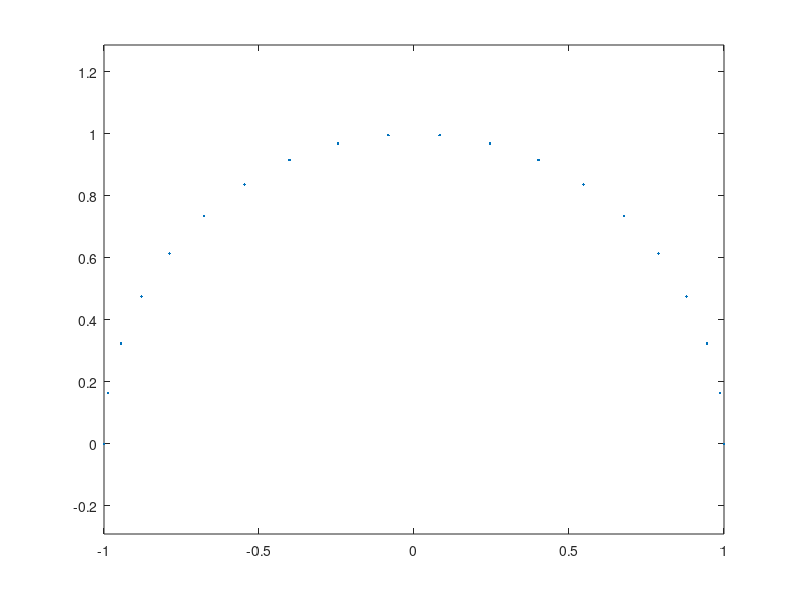

Reproduce this figure in MATLAB. (Note: this script raises an error after producing the figure.)
%% CHEBFUN GUIDE 5: COMPLEX CHEBFUNS
% Lloyd N. Trefethen, November 2009, last revision December 2013

%% 5.1  Complex functions of a real variable
% One of the attractive features of MATLAB(R) is that it handles complex
% arithmetic well. For example, here are 20 points on the upper half of the
% unit circle in the complex plane:
s = linspace(0,pi,20);
f = exp(1i*s);
plot(f,'.')
axis equal

%%
% In MATLAB(R), both the variables |i| and |j| are initialized as the
% imaginary unit $i\equiv\sqrt{-1}$, but this code uses |1i| instead
% (just as one might write, for example, $3+2i$ or $2.2-1.1i$).
% Writing the imaginary unit in this fashion is a common trick among
% MATLAB(R) programmers, for it avoids the risk of surprises caused by
% |i| or |j| having been overwritten by other values. The
% |<#MATLABDOC:axis axis equal>| command ensures that the real and
% imaginary axes are scaled equally.

%%
% Here is a Chebfun analogue.
s = chebfun(@(s) s,[0 pi]);
f = exp(1i*s);
plot(f)
axis equal

%%
% The Chebfun semicircle is represented by a polynomial of low degree:
length(f)
plot(f,'.-')
axis equal

%%
% We can have fun with variations on the theme:
subplot(1,2,1), g = s.*exp(10i*s); plot(g), axis equal
subplot(1,2,2), h = exp(2i*s)+.3*exp(20i*s); plot(h), axis equal

%%
subplot(1,2,1), plot(g.^2), axis equal
subplot(1,2,2), plot(exp(h)), axis equal

%%
% Such plots make pretty pictures, but as always with Chebfun, the
% underlying operations involve precise mathematics carried out to many
% digits of accuracy.  For example, the integral of $g$ is $-\pi i/10$,
sum(g)

%%
% and the integral of $h$ is zero:
sum(h)

%%
% Piecewise smooth complex chebfuns are also possible. For example, the
% following starts from a chebfun |z| defined as $(1+0.5i)s$ for $s$ on the
% interval $[0,1]$ and $1+0.5i-2(s-1)$ for $s$ on the interval $[1,2]$.
z = chebfun({@(s) (1+.5i)*s, @(s) 1+.5i-2*(s-1)},[0 1 2]);
subplot(1,2,1), plot(z), axis equal, grid on
subplot(1,2,2), plot(z.^2), axis equal, grid on

%%
% Actually, this way of constructing a piecewise chebfun is rather clumsy.
% An easier method is to use the *|<#CHEBDOC:chebjoin chebjoin>|* command,
% in which a construction like |<#CHEBDOC:chebjoin chebjoin>(f,g,h)|
% constructs a single chebfun with the same values as |f|, |g|, and |h|,
% but on a domain concatenated together.  Thus if the domains of |f|,
% |g|, |h| are $[a,b]$, $[c,d]$, and $[e,d]$, then
% |<#CHEBDOC:chebjoin chebjoin>(f,g,h)| has three pieces with domains
% $[a,b]$, $[b,b+(d-c)]$, $[b+(d-c),b+(d-c)+(d-e)]$.  Using this trick, we
% can construct the chebfun |z| above in the following alternative manner:
  s = chebfun(@(s) s,[0 1]);
  zz = join((1+.5i)*s, 1+.5i-2*s);
  norm(z-zz)

%% 5.2 Analytic functions and conformal maps
% A function is *analytic* if it is differentiable in the complex sense, or
% equivalently, if it has a convergent Taylor series near each point.
% Analytic functions do interesting things in the complex plane. In
% particular, away from points where the derivative is zero, they are
% *conformal maps*, which means that though they may scale and rotate an
% infinitesimal region, they preserve angles between intersecting curves.

%%
% For example, suppose we define |R| to be a chebfun corresponding to the
% four sides of a rectangle and we define |X| to be another chebfun
% corresponding to a cross inside |R|.
s = chebfun('s',[0 1]);
R = join(1+s, 2+2i*s, 2+2i-s, 1+2i-2i*s);
LW = 'linewidth'; lw1 = 2; lw2 = 3;
clf, subplot(1,2,1), plot(R,LW,lw2), grid on, axis equal
X = join(1.3+1.5i+.4*s, 1.5+1.3i+.4i*s);
hold on, plot(X,'r',LW,lw2)

%%
% Here we see what happens to |R| and |X| under the maps
% $z \mapsto z^2$ and $z \mapsto e^z$:
clf
subplot(1,2,1), plot(R.^2,LW,lw1), grid on, axis equal
hold on, plot(X.^2,'r',LW,lw2)
subplot(1,2,2), plot(exp(R),LW,lw1), grid on, axis equal
hold on, plot(exp(X),'r',LW,lw2)

%%
% We can take the same idea further and construct a grid in the complex
% plane, each segment of which is a piece of a chebfun that happens to be
% linear.  In this case we accumulate the various pieces as successive
% columns of a *quasimatrix*, i.e., a "matrix" whose columns are chebfuns.
  x = chebfun(@(x) x);
  S = chebfun;                  % make an empty chebfun
  for d = -1:.2:1
    S = [S d+1i*x 1i*d+x];      % add 2 more lines to the collection
  end
  clf, subplot(1,2,1), plot(S), axis equal

%%
% Here are the exponential and tangent of the grid:
  subplot(1,2,1), plot(exp(S)), axis equal
  subplot(1,2,2), plot(tan(S)), axis equal

%%
% Here is a sequence that puts all three images together on a single scale:
  clf
  plot(S), hold on
  plot(1.6+exp(S))
  plot(6.6+tan(S))
  axis equal, axis off

%%
% A particularly interesting set of conformal maps are the *Moebius
% transformations*, the rational functions of the form $(az+b)/(cz+d)$ for
% constants $a,b,c,d$.  For example, here is a square and its image under the
% map $w = (1+z)^{-1}$, and the image of the image under the same map, and the
% image of the image of the image.  We also plot the limit point given by
% the equation $z = (1+z)^{-1}$, i.e., $z = \frac12 (\sqrt5-1)$.
moebius = @(z) 1./(1+z);
s = chebfun(@(s) s,[0 1]);
S = join(-.5i+s, 1-.5i+1i*s, 1+.5i-s, .5i-1i*s);
clf
for j = 1:3
  S = [S moebius(S(:,j))];
end
plot(S)
hold on, axis equal
plot((sqrt(5)-1)/2,0,'.k','markersize',4)

%%
% Here's a prettier version of the same image using the Chebfun
% *|<#CHEBDOC:fill fill>|* command.
S = join(-.5i+s, 1-.5i+1i*s, 1+.5i-s, .5i-1i*s);
clf
fill(real(S),imag(S),[.5 .5 1]), axis equal, hold on
S = moebius(S); fill(real(S),imag(S),[.5 1 .5])
S = moebius(S); fill(real(S),imag(S),[1 .5 .5])
S = moebius(S); fill(real(S),imag(S),[.5 1 1 ])
plot((sqrt(5)-1)/2,0,'.k','markersize',4)
axis off

%% 5.3 Contour integrals
% If $s$ is a real parameter and $z(s)$ is a complex function of $s$,
% then we can define a contour integral in the complex plane like this:
%
% \[  \int f(z(s)) z'(s) ds.  \]
%
% The contour in question is the curve described by $z(s)$ as $s$ varies
% over its range.

%%
% For example, in the example at the end of <guide5.html Section 5.1>
% the contour consists of two straight segments that begin at $0$ and
% end at $-1+0.5i$.  We can compute the integral of $e^{-z^2}$ over
% the contour like this:
  f = exp(-z.^2);
  I = sum(f.*diff(z))

%%
% Notice how easily the contour integral is realized in Chebfun, even over
% a contour consisting of several pieces. This particular integral is
% related to the complex error function [Weideman 1994].
  
%%
% According to *Cauchy's theorem*, the integral of an analytic function
% around a closed curve is zero, or equivalently, the integral between two
% points $z_1$ and $z_2$ is path-independent.  To verify this, we can
% compute the same integral over the straight segment going directly
% from $0$ to $-1+0.5i$:
  w = chebfun('(-1+.5i)*s',[0 1]);
  f = exp(-w.^2);
  I2 = sum(f.*diff(w))

%%
% A *meromorphic function* is a function that is analytic in a region of
% interest in the complex plane apart from possible poles. According to the
% *Cauchy integral formula*, $1/(2\pi i)$ times the integral of a
% meromorphic function $f$ around a closed contour is equal to the sum
% of the residues of $f$ associated with any poles it may have in the
% enclosed region. The *residue* of $f$ at a point $z_0$ is the
% coefficient of the degree $-1$ term in its Laurent expansion at $z_0$.
% For example, the function $e^z / z^3$ has Laurent series
% $z^{-3} + z^{-2} + \frac12 z^{-1} + \frac16 z^0 + \cdots$
% at the origin, and so its residue there is $1/2$. We can confirm
% this by computing the contour integral around a circle:
z = chebfun('exp(1i*s)',[0 2*pi]);
f = exp(z)./z.^3;
I = sum(f.*diff(z))/(2i*pi)

%%
% Notice that we have just computed the degree 2 Taylor coefficient of
% $e^z$.

%%
% When Chebfun integrates around a circular contour like this, it does not
% take advantange of the fact that the integrand is periodic.  That would
% be Fourier analysis as opposed to Chebyshev analysis, and a "Fourfun"
% system would be more efficient for such problems [Davis 1959].  Chebyshev
% analysis is more flexible, however, since it does not require
% periodicity, and the loss in efficiency is only about a factor of
% $\pi/2$ [Hale & Trefethen 2008].

%%
% The contour does not have to have radius $1$, or be centered at the origin:
z = chebfun('1+2*exp(1i*s)',[0 2*pi]);
f = exp(z)./z.^3;
I2 = sum(f.*diff(z))/(2i*pi)

%% 
% Nor does the contour have to be smooth. Here let us compute the same
% result by integration over a square:
s = chebfun('s',[-1 1]);
z = join(1+1i*s, 1i-s, -1-1i*s, -1i+s);
f = exp(z)./z.^3;
I3 = sum(f.*diff(z))/(2i*pi)

%%
% In Chebfun one can also construct more interesting contours of the kind
% that appear in complex variables texts.  Here is an example:
  c = [-2+.05i, -.2+.05i, -.2-.05i, -2-.05i];    % 4 corners
  s = chebfun('s',[0 1]);
  z = join(c(1)+s*(c(2)-c(1)), c(2)*c(3).^s./c(2).^s, ...
       c(3)+s*(c(4)-c(3)), c(4)*c(1).^s./c(4).^s);
  clf, plot(z), axis equal, axis off

%%
% The integral of $f(z) = \log(z) \tanh(z)$ around this contour will
% be equal to $2\pi i$ times the sum of the residues at the poles
% of $f$ at $\pm 0.5\pi i$.
f = log(z).*tanh(z);
I = sum(f.*diff(z))
Iexact = 4i*pi*log(pi/2)

%% 5.4 Cauchy integrals and locating zeros and poles
% Here are some further examples of computations with Cauchy integrals.
% The Bernoulli number $B_k$ is $k!$ times the kth Taylor coefficient of
% $z/(e^z-1)$. Here is $B_{10}$ compared with its exact value $5/66$.
k = 10;
z = chebfun('5*exp(1i*s)',[0 2*pi]);
f = z./((exp(z)-1));
B10 = factorial(k)*sum((f./z.^(k+1)).*diff(z))/(2i*pi)
exact = 5/66

%%
% Notice that we have taken $z$ to be a circle of radius $5$. If the
% radius is $1$, the accuracy is a good deal lower:
z = chebfun('exp(1i*s)',[0 2*pi]);
f = z./((exp(z)-1));
B10 = factorial(k)*sum((f./z.^(k+1)).*diff(z))/(2i*pi)

%%
% This problem of numerical instability would arise no matter how one
% calculated the integral over the unit circle; it is not the fault of
% Chebfun.  For a study of how to pick the optimal radius, see [Bornemann
% 2009].

%%
% Another use of Cauchy integrals is to count zeros or poles of functions
% in specified regions.  According to the *principle of the argument*, the
% number of zeros minus the number of poles of $f$ in a region is
%
% \[  N = \frac{1}{2\pi i} \int \frac{f'}{f} dz,  \]
%
% where the integral is taken over the boundary.  Since
% $f' = df/dz = (df/ds)(ds/dz)$, we can rewrite this as
%
% \[  N = \frac{1}{2\pi i} \int \frac{(df/ds)}{f} ds.  \]
%
% For example, the function $f(z) = \sin^3(z) + \cos^3(z)$ clearly has no
% poles; how many zeros does it have in the disk about $0$ of radius $2$?
% The following calculation shows that the answer is 3:
z = chebfun('2*exp(1i*s)',[0 2*pi]);
f = sin(z).^3 + cos(z).^3;
N = sum((diff(f)./f))/(2i*pi)

%%
% What is really going on here is a calculation of the change of the
% argument of $f$ as the boundary is traversed.  Another way to find that
% number is with the Chebfun overloads of the MATLAB(R) commands
% *|<#CHEBDOC:angle angle>|* and *|<#CHEBDOC:unwrap unwrap>|*:
anglef = unwrap(angle(f));
N = (anglef(end)-anglef(0))/(2*pi)

%%
% Variations on this idea enable one to locate zeros and poles as well as
% count them.  For example, we can locate a single zero with the formula
%
% \[  r = \frac{1}{2\pi i} \int \frac{z(df/ds)}{f} ds  \]
%
% [McCune 1966].  Here is the zero of the function above in the unit disk:
z = chebfun('exp(1i*s)',[0 2*pi]);
f = sin(z).^3 + cos(z).^3;
r = sum(z.*(diff(f)./f))/(2i*pi)

%%
% We can check the result by a more ordinary Chebfun calculation:
x = chebfun('x');
f = sin(x).^3 + cos(x).^3;
r = roots(f)

%%
% To find multiple zeros via Cauchy integrals, and for many other 
% generalizations of the ideas in this chapter,
% see [Austin, Kravanja & Trefethen 2013].

%% 5.5 Alphabet soup
% The Chebfun command *|<#CHEBDOC:scribble scribble>|* returns a
% piecewise linear complex chebfun corresponding to a word spelled
% out in capital letters.  For example:
f = scribble('Oxford University');
LW = 'linewidth'; lw = 2;
plot(f,LW,lw), xlim(1.1*[-1 1]), axis equal

%%
% This chebfun happens to have 67 pieces:
length(domain(f))-1

%%
% Though its applications are unlikely to be mathematical, $f$ is a
% precisely defined mathematical object just like any other chebfun.
% If we wish, we can compute with it:
f(0), norm(f)

%%
% Perhaps more interesting is that we can apply functions to it and learn
% something in the process:
plot(exp(3i*f),'m',LW,lw), ylim(1.2*[-1 1]), axis equal

%%
% Does putting a box around enhance the image? (We do this by adding a
% second column of a Chebfun quasimatrix -- see <guide6.html Chapter 6>.)
L = f.ends(end);
s = chebfun(@(x) 2*x+2,[-1 -0.5]);
box = join(-1.1-.05i+2.2*s,1.1-.05i+.22i*s,1.1+.17i-2.2*s,-1.1+.17i-.22i*s);
f = [f box];
plot(f,LW,lw), xlim(1.2*[-1 1]), axis equal

%%
clf, plot(exp((1+.2i)*f),LW,lw), axis equal, axis off

%%
plot(tan(f),LW,lw), axis equal, axis off

%%
% Next May 16, you might wish to write a greeting card for Pafnuty Lvovich
% Chebyshev, accurate as always to 15 digits:
f = scribble('Happy Birthday Pafnuty!');
L = f.ends(end);
g = @(z) exp(-2.2i+(2.5i+.4)*z);
clf, plot(g(f),'r',LW,lw), axis equal, axis off
circle = 1.12*chebfun(@(x) exp(2i*pi*x/L),[0 L]);
ellipse = 1.2*(circle + 1./circle)/2 + 1i*mean(imag(f));
hold on, plot(g(ellipse),'b',LW,lw)

%%
% You can find an example
% <http://www2.maths.ox.ac.uk/chebfun/examples/fun/html/Birthday.shtml 
% "Birthday cards and analytic function">
% in the online
% <http://www2.maths.ox.ac.uk/chebfun/examples/ Chebfun Examples collection>,
% and further related explorations in the
% <http://www2.maths.ox.ac.uk/chebfun/examples/geom/ Geometry section>.

%% 5.6  References
%
% [Austin, Kravanja & Trefethen 2013] A. P. Austin, P. Kravanja and
% L. N. Trefethen, "Numerical algorithms based on analytic function
% values at roots of unity," SIAM J. Numer. Anal., submitted, 2013.
%
% [Bornemann 2009] F. Bornemann, "Accuracy and stability of computing
% high-order derivatives of analytic functions by Cauchy integrals",
% Foundations of Computational Mathematics 11 (2011), 1-63.
%
% [Davis 1959] P. J. Davis, "On the numerical integration of periodic
% analytic functions", in R. E. Langer, ed., On Numerical Integration,
% Math. Res. Ctr., U. of Wisconsin, 1959, pp. 45-59.
%
% [Hale & Trefethen 2008] N. Hale and L. N. Trefethen, "New quadrature
% formulas from conformal maps", SIAM Journal on Numerical Analysis 46
% (2008), 930-948.
%
% [McCune 1966] J. E. McCune, "Exact inversion of dispersion relations",
% Physics of Fluids 9 (1966), 2082-2084.
%
% [Weideman 1994] J. A. C. Weideman, "Computation of the complex error
% function", SIAM Journal on Numerical Analysis 31 (1994), 1497-1518.
